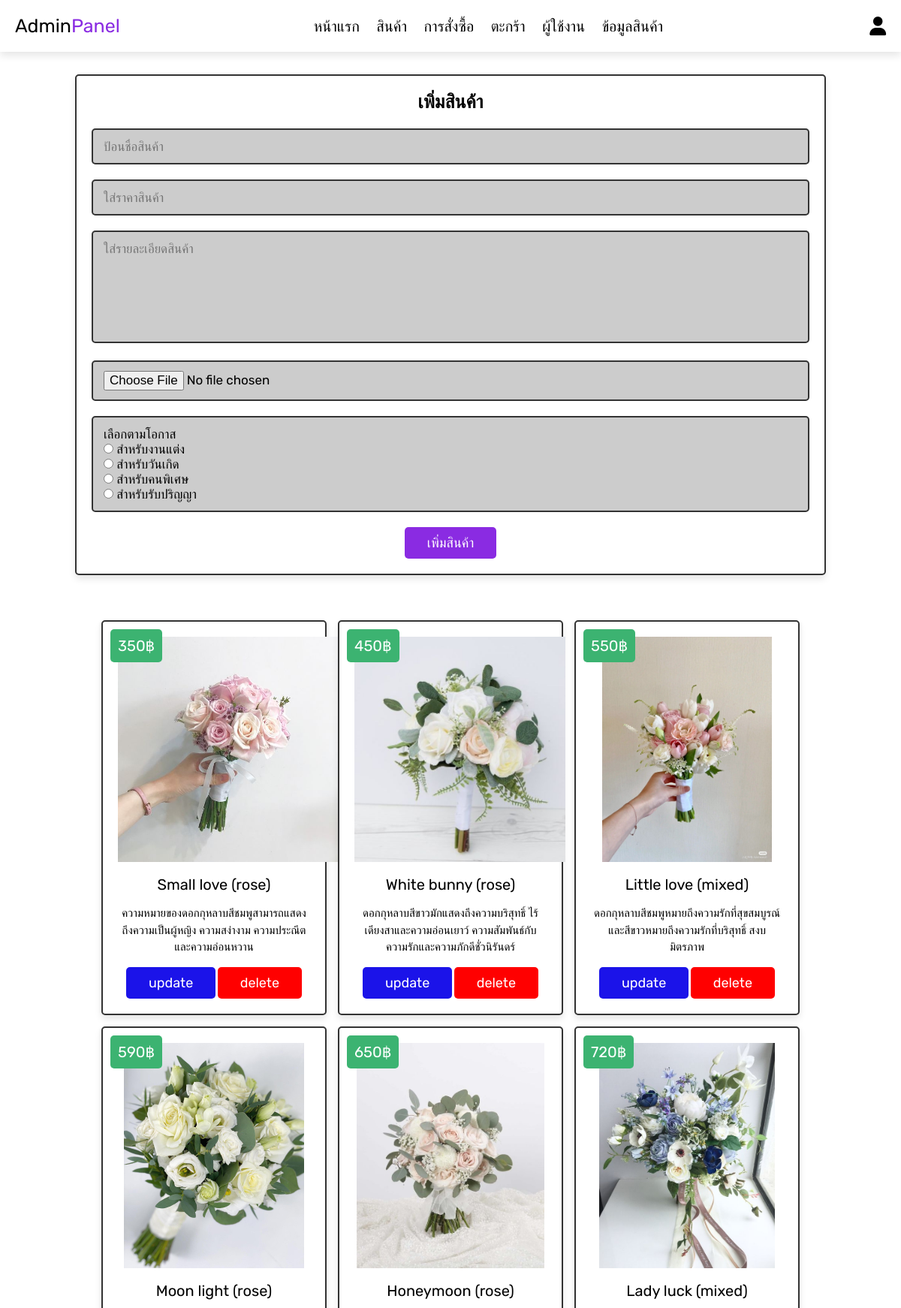
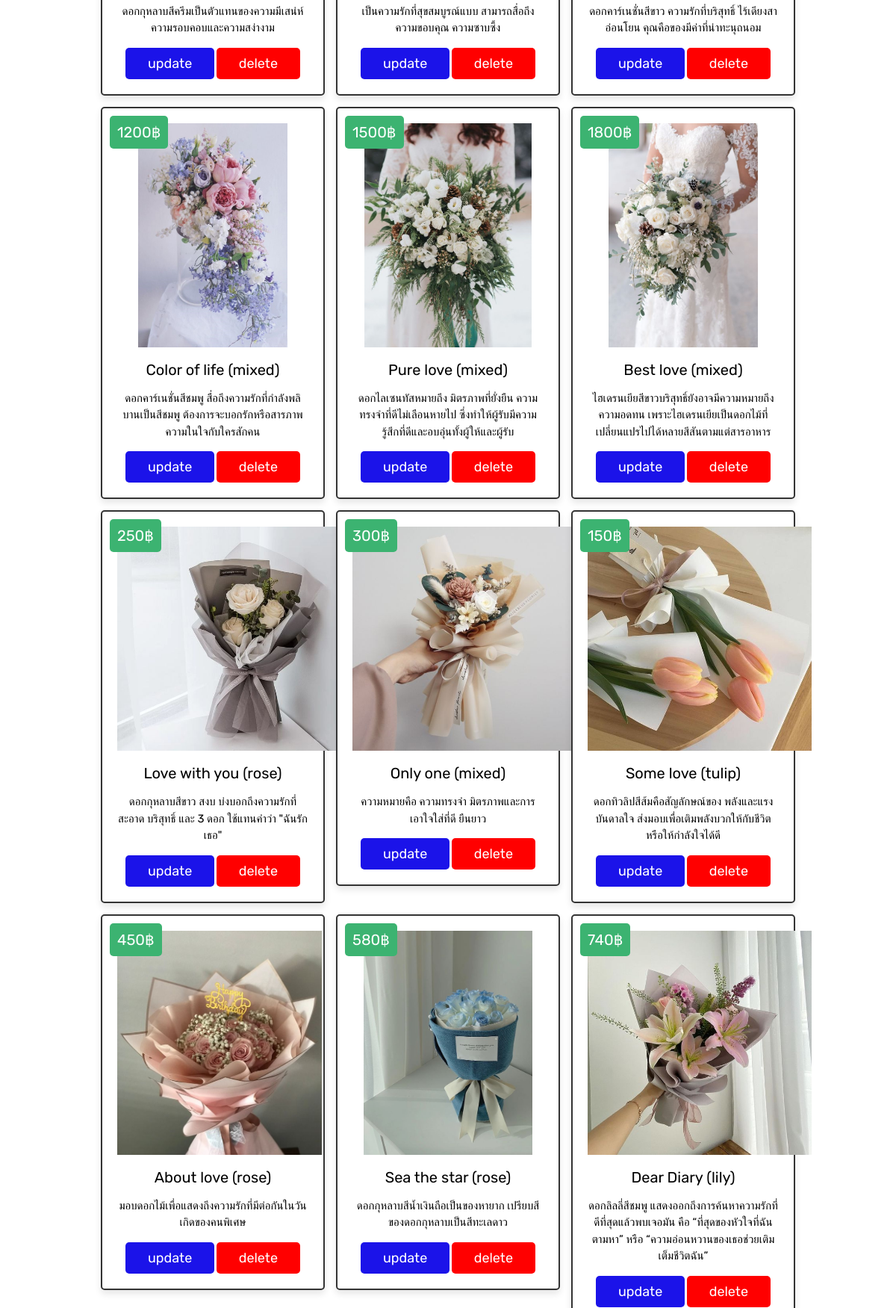
Screenshot of /admin_products.php (signed in, upper part) with the database file from the repository (2 pictures, top to bottom).
### tables this page shows
CREATE TABLE `product` (
  `id` int(100) NOT NULL,
  `name` varchar(100) NOT NULL,
  `details` varchar(500) NOT NULL,
  `price` int(100) NOT NULL,
  `image` varchar(100) NOT NULL,
  `event` char(20) NOT NULL
);

### admin_products.php (the view, shortened to what this page needs)
<?php include 'config.php';
?>
<!DOCTYPE html>
<html lang="en">
<head>
   <link rel="stylesheet" href="https://cdnjs.cloudflare.com/ajax/libs/font-awesome/6.0.0/css/all.min.css">
   <link rel="stylesheet" href="css/admin_style.css">
</head>
<body>
<?php include 'admin_header.php'; ?>
<section class="add-products">
   <form action="" method="POST" enctype="multipart/form-data">
      <h3>เพิ่มสินค้า</h3>
      <input type="text" class="box" required placeholder="ป้อนชื่อสินค้า" name="name">
      <input type="number" min="0" class="box" required placeholder="ใส่ราคาสินค้า" name="price">
      <textarea name="details" class="box" required placeholder="ใส่รายละเอียดสินค้า" cols="30" rows="10"></textarea>
      <input type="file" accept="image/jpg, image/jpeg, image/png" required class="box" name="image">
      <div class="events">
         <p>เลือกตามโอกาส</p>
         <input type="radio" id="wedding" name="event" value="p_wedding">
         <label for="p_wedding">สำหรับงานแต่ง</label><br>
         <input type="radio" id="p_birthday" name="event" value="p_birthday">
         <label for="p_birthday">สำหรับวันเกิด</label><br>
         <input type="radio" id="p_special" name="event" value="p_special">
         <label for="p_special">สำหรับคนพิเศษ</label><br>
         <input type="radio" id="p_congrats" name="event" value="p_congrats">
         <label for="p_congrats">สำหรับรับปริญญา</label><br>
      </div>
      <input type="submit" value="เพิ่มสินค้า" name="add_product" class="btn">
   </form>
</section>
<section class="show-products">
   <div class="box-container">
      <?php
         $select_products = mysqli_query($conn, "SELECT * FROM product") or die('query failed');
         if(mysqli_num_rows($select_products) > 0){
            while($fetch_products = mysqli_fetch_assoc($select_products)){
      ?>
      <div class="box">
         <div class="price"><?php echo $fetch_products['price']; ?>฿</div>
         <img class="image" src="uploaded_img/<?php echo $fetch_products['image']; ?>" alt="">
         <div class="name"><?php echo $fetch_products['name']; ?></div>
         <div class="details"><?php echo $fetch_products['details']; ?></div>
         <a href="admin_update_products.php?update=<?php echo $fetch_products['id']; ?>" class="option-btn">update</a>
         <a href="admin_products.php?delete=<?php echo $fetch_products['id']; ?>" class="delete-btn"
         onclick="return confirm('delete this product?');">delete</a>
      </div>
      <?php
         }
      }else{
         echo '<p class="empty">no products added yet!</p>';
      }
      ?>
   </div>
</section>
</body>
</html>

### css/admin_style.css (style rules this page uses)
* { font-family: 'Rubik', sans-serif; margin:0; padding:0; box-sizing: border-box; outline: none; border:none; text-decoration: none; transition:all .2s linear; }
html { font-size: 62.5%; overflow-x: hidden; scroll-behavior: smooth; scroll-padding-top: 6.5rem; }
body { background: #fff; }
section { padding:3rem 2rem; }
.btn, .delete-btn, .option-btn { display: inline-block; border-radius: .5rem; margin-top: 1rem; font-size: 1.8rem; color:#fff; cursor: pointer; padding:1rem 3rem; }
.btn { background-color: #8A2BE2; }
.delete-btn { background-color: #f00; }
.option-btn { background-color: #1b13e9; }
.add-products form { max-width: 100rem; border-radius: .5rem; background-color: #fff; border:.2rem solid #333; padding:2rem; text-align: center; margin:auto auto; box-shadow: 0 .5rem 1rem rgba(0,0,0,.1); }
.add-products form h3 { font-size: 2.5rem; color:#000; margin-bottom: 1rem; }
.add-products form .box { width: 100%; margin:1rem 0; font-size: 1.7rem; color:#000; border-radius: .5rem; background-color: #ccc; padding:1.2rem 1.4rem; border:.2rem solid #333; }
.add-products form .events { width: 100%; margin: 1rem 0; font-size: 1.7rem; text-align: left; color:#000; border-radius: .5rem; background-color: #ccc; padding:1.2rem 1.4rem; border:.2rem solid #333; }
.add-products form textarea { height: 15rem; resize: none; }
.show-products .box-container { display: grid; grid-template-columns: repeat(auto-fit, 30rem); gap:1.5rem; align-items: flex-start; max-width: 1200px; margin: 0 auto; justify-content: center; }
.show-products .box-container .box { text-align: center; padding:2rem; border:.2rem solid #333; background-color: #fff; box-shadow: 0 .5rem 1rem rgba(0,0,0,.1); border-radius: .5rem; position: relative; }
.show-products .box-container .box .image { height: 30rem; margin-bottom: .5rem; }
.show-products .box-container .box .price { background-color: #3CB371; position: absolute; top:1rem; left:1rem; border-radius: .5rem; color:#fff; padding:1rem; font-size: 2rem; }
.show-products .box-container .box .name { margin:1rem 0; font-size: 2rem; color:#000; }
.show-products .box-container .box .details { line-height: 1.5; color:#000; font-size: 1.5rem; padding:.5rem 0; }

### rows the page displays
product: price "350", image (picture), name "Small love (rose)", details "ความหมายของดอกกุหลาบสีชมพูสามารถแสดงถึงความเป็นผู้หญิง ความสง่างาม ความประณีตและความอ่อนหวาน"
product: price "450", image (picture), name "White bunny (rose)", details "ดอกกุหลาบสีขาวมักแสดงถึงความบริสุทธิ์ ไร้เดียงสาและความอ่อนเยาว์ ความสัมพันธ์กับความรักและความภักดีชั่วนิรันดร์"
product: price "550", image (picture), name "Little love (mixed)", details "ดอกกุหลาบสีชมพูหมายถึงความรักที่สุขสมบูรณ์ และสีขาวหมายถึงความรักที่บริสุทธิ์ สงบ มิตรภาพ"
product: price "590", image (picture), name "Moon light (rose)", details "ดอกกุหลาบสีครีมเป็นตัวแทนของความมีเสน่ห์ ความรอบคอบและความสง่างาม"
product: price "650", image (picture), name "Honeymoon (rose)", details "เป็นความรักที่สุขสมบูรณ์แบบ สามารถสื่อถึงความขอบคุณ ความซาบซึ้ง"
product: price "720", image (picture), name "Lady luck (mixed)", details "ดอกคาร์เนชั่นสีขาว ความรักที่บริสุทธิ์ ไร้เดียงสา อ่อนโยน คุณคือของมีค่าที่น่าทะนุถนอม"
product: price "1200", image (picture), name "Color of life (mixed)", details "ดอกคาร์เนชั่นสีชมพู สื่อถึงความรักที่กำลังพลิบานเป็นสีชมพู ต้องการจะบอกรักหรือสารภาพความในใจกับใครสักคน"
product: price "1500", image (picture), name "Pure love (mixed)", details "ดอกไลเซนทัสหมายถึง มิตรภาพที่ยั่งยืน ความทรงจำที่ดีไม่เลือนหายไป ซึ่งทำให้ผู้รับมีความรู้สึกที่ดีและอบอุ่นทั้งผู้ให้และผู้รับ"
product: price "1800", image (picture), name "Best love (mixed)", details "ไฮเดรนเยียสีขาวบริสุทธิ์ยังอาจมีความหมายถึงความอดทน เพราะไฮเดรนเยียเป็นดอกไม้ที่เปลี่ยนแปรไปได้หลายสีสันตามแต่สารอาหาร"
product: price "250", image (picture), name "Love with you (rose)", details "ดอกกุหลาบสีขาว สงบ บ่งบอกถึงความรักที่สะอาด บริสุทธิ์ และ 3 ดอก ใช้แทนคำว่า \"ฉันรักเธอ\""
product: price "300", image (picture), name "Only one (mixed)", details "ความหมายคือ ความทรงจำ มิตรภาพและการเอาใจใส่ที่ดี ยืนยาว"
product: price "150", image (picture), name "Some love (tulip)", details "ดอกทิวลิปสีส้มคือสัญลักษณ์ของ พลังและแรงบันดาลใจ ส่งมอบเพื่อเติมพลังบวกให้กับชีวิต หรือให้กำลังใจได้ดี"
product: price "450", image (picture), name "About love (rose)", details "มอบดอกไม้เพื่อแสดงถึงความรักที่มีต่อกันในวันเกิดของคนพิเศษ"
product: price "580", image (picture), name "Sea the star (rose)", details "ดอกกุหลาบสีน้ำเงินถือเป็นของหายาก เปรียบสีของดอกกุหลาบเป็นสีทะเลดาว"
product: price "740", image (picture), name "Dear Diary (lily)", details "ดอกลิลลี่สีชมพู แสดงออกถึงการค้นหาความรักที่ดีที่สุดแล้วพบเจอมัน คือ “ที่สุดของหัวใจที่ฉันตามหา” หรือ “ความอ่อนหวานของเธอช่วยเติมเต็มชีวิตฉัน”"
